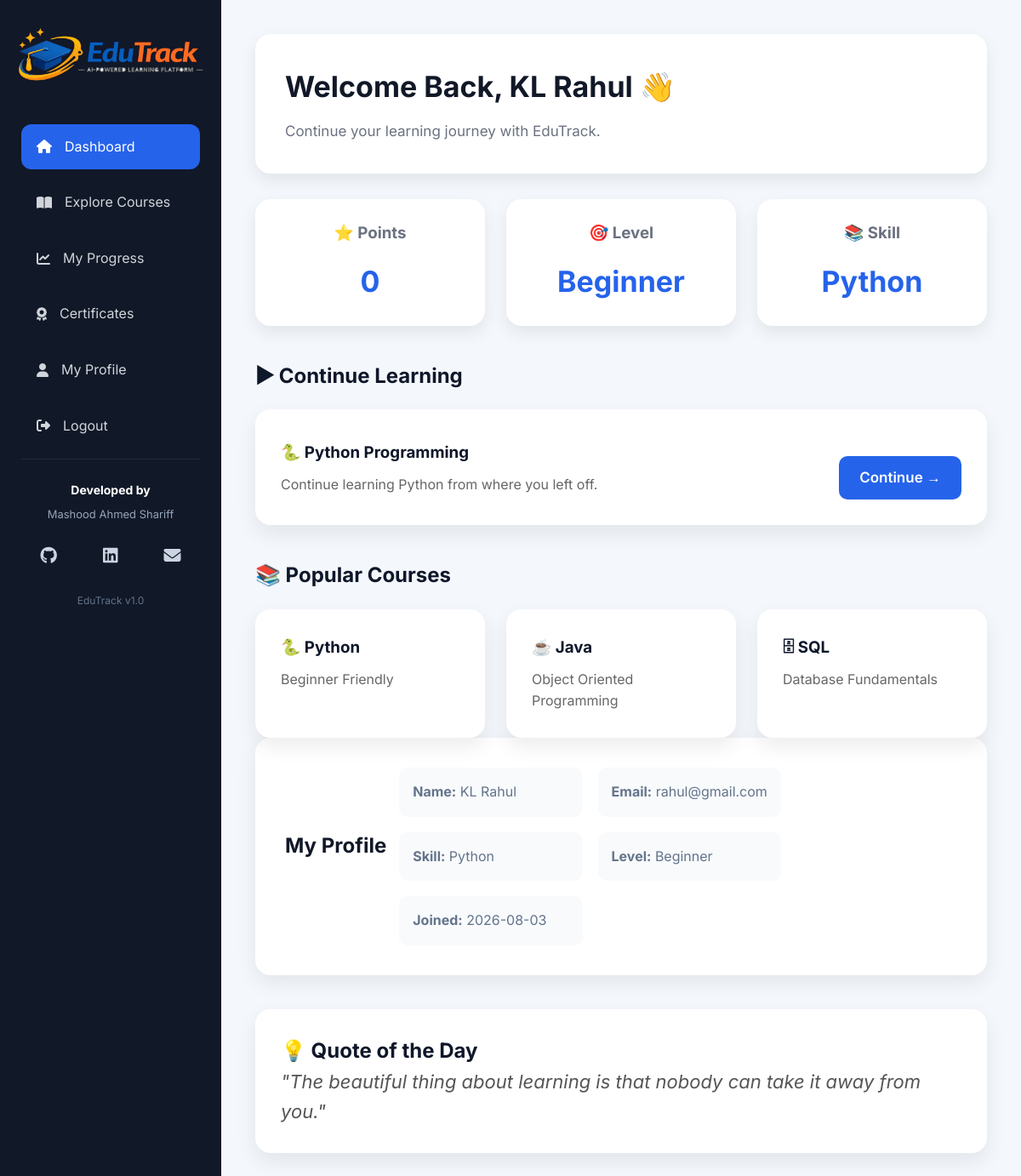
The app's page /learner/dashboard (signed in) with its own data.
### tables this page shows
CREATE TABLE learners(

        id INTEGER PRIMARY KEY AUTOINCREMENT,

        name TEXT NOT NULL,

        email TEXT UNIQUE NOT NULL,

        password TEXT NOT NULL,

        date_of_birth TEXT NOT NULL,

        skill TEXT NOT NULL,

        level TEXT NOT NULL,

        points INTEGER DEFAULT 0,

        joined_date TEXT NOT NULL

    );

### app.py (the view)
@app.route("/learner/dashboard")
def learner_dashboard():
    if "learner_id" not in session:
        return redirect(url_for("learner_login"))
    connection = sqlite3.connect("database/edutrack.db")
    connection.row_factory = sqlite3.Row
    cursor = connection.cursor()
    cursor.execute(
        "SELECT * FROM learners WHERE id = ?",
        (session["learner_id"],)
    )
    learner = cursor.fetchone()
    connection.close()
    return render_template(
        "learner_dashboard.html",
        learner=learner
    )

### templates/learner_dashboard.html (shortened to what this page needs)
<!DOCTYPE html>
<html lang="en">
<head>
    <link rel="stylesheet"
          href="{{ url_for('static', filename='css/style.css') }}">
    <link rel="stylesheet"
          href="https://cdnjs.cloudflare.com/ajax/libs/font-awesome/6.6.0/css/all.min.css">
</head>
<body>
<div class="dashboard-container">
    <aside class="sidebar">
        <div class="sidebar-logo">
            <img src="{{ url_for('static', filename='images/edutrack-logo.png') }}"
                alt="EduTrack Logo">
        </div>
        <ul class="sidebar-menu">
            <li class="active">
                <a href="{{ url_for('learner_dashboard') }}">
                    <i class="fa-solid fa-house"></i>
                    Dashboard
                </a>
            </li>
            <li>
                <a href="{{ url_for('learner_courses') }}">
                    <i class="fa-solid fa-book-open"></i>
                    Explore Courses
                </a>
            </li>
            <li>
                <a href="{{ url_for('learner_progress') }}">
                    <i class="fa-solid fa-chart-line"></i>
                    My Progress
                </a>
            </li>
            <li>
                <a href="{{ url_for('learner_certificates') }}">
                    <i class="fa-solid fa-award"></i>
                    Certificates
                </a>
            </li>
            <li>
                <a href="{{ url_for('learner_profile') }}">
                    <i class="fa-solid fa-user"></i>
                    My Profile
                </a>
            </li>
            <li>
                <a href="{{ url_for('learner_logout') }}">
                    <i class="fa-solid fa-right-from-bracket"></i>
                    Logout
                </a>
            </li>
            <div class="sidebar-footer">
                <h4>Developed by</h4>
                <p>Mashood Ahmed Shariff</p>
                <div class="social-links">
                    <a href="https://github.com/Mashood-git"
                    target="_blank">
                        <i class="fa-brands fa-github"></i>
                    </a>
                    <a href="https://www.linkedin.com/in/mashoodahmedshariff/"
                    target="_blank">
                        <i class="fa-brands fa-linkedin"></i>
                    </a>
                    <a href="mailto:mashoodahmedshariff007@email.com">
                        <i class="fa-solid fa-envelope"></i>
                    </a>
                </div>
                <span>EduTrack v1.0</span>
            </div>
        </ul>
    </aside>
    <main class="dashboard-content">
        <section class="welcome-card">
            <h1>
                Welcome Back,
                {{ learner['name'] }} 👋
            </h1>
            <p>
                Continue your learning journey with EduTrack.
            </p>
        </section>
        <section class="stats">
            <div class="stat-card">
                <h3>⭐ Points</h3>
                <h2>{{ learner['points'] }}</h2>
            </div>
            <div class="stat-card">
                <h3>🎯 Level</h3>
                <h2>{{ learner['level'] }}</h2>
            </div>
            <div class="stat-card">
                <h3>📚 Skill</h3>
                <h2>{{ learner['skill'] }}</h2>
            </div>
        </section>
        <section class="continue-learning">
            <h2>▶ Continue Learning</h2>
            <div class="continue-card">
                <div>
                    <h3>🐍 Python Programming</h3>
                    <p>
                        Continue learning Python from where you left off.
                    </p>
                </div>
                <a href="{{ url_for('learner_courses') }}"
                class="continue-btn">
                    Continue →
                </a>
            </div>
        </section>
        <section class="recent-courses">
            <h2>📚 Popular Courses</h2>
            <div class="recent-grid">
                <div class="recent-course">
                    <h3>🐍 Python</h3>
                    <p>Beginner Friendly</p>
                </div>
                <div class="recent-course">
                    <h3>☕ Java</h3>
                    <p>Object Oriented Programming</p>
                </div>
                <div class="recent-course">
                    <h3>🗄 SQL</h3>
                    <p>Database Fundamentals</p>
                </div>
            </div>
        </section>
        <section class="profile-card">
            <h2>My Profile</h2>
            <div class="profile-info">
                <p><strong>Name:</strong> {{ learner['name'] }}</p>
                <p><strong>Email:</strong> {{ learner['email'] }}</p>
                <p><strong>Skill:</strong> {{ learner['skill'] }}</p>
                <p><strong>Level:</strong> {{ learner['level'] }}</p>
                <p><strong>Joined:</strong> {{ learner['joined_date'] }}</p>
            </div>
        </section>
        <section class="quote-card">
            <h2>💡 Quote of the Day</h2>
            <p>
                "The beautiful thing about learning is that nobody can take it away from you."
            </p>
        </section>
    </main>
</div>
</body>
</html>

### static/css/style.css (style rules this page uses)
:root { --primary:#2563EB; --primary-dark:#1D4ED8; --secondary:#4F46E5; --success:#10B981; --warning:#F59E0B; --danger:#EF4444; --background:#F8FAFC; --card:#FFFFFF; --text:#0F172A; --text-light:#64748B; --border:#E2E8F0; --shadow: 0 10px 25px rgba(15,23,42,.08); --shadow-hover: 0 18px 35px rgba(37,99,235,.15); --radius:16px; }
* { margin:0; padding:0; box-sizing:border-box; }
body { font-family:'Inter',sans-serif; background:var(--background); color:var(--text); line-height:1.6; }
a { text-decoration:none; }
.profile-card { display:flex; align-items:center; gap:15px; }
.profile-card p { color:var(--text-light); font-size:14px; }
.dashboard-container { display:flex; min-height:100vh; background:#f4f7fb; }
.sidebar { width:260px; min-height:100vh; background:#111827; color:white; padding:30px 25px; box-sizing:border-box; }
.sidebar-logo { text-align:center; margin-bottom:50px; }
.sidebar-logo { display:flex; justify-content:center; margin-bottom:50px; }
.sidebar-logo img { width:220px; }
.sidebar-menu { list-style:none; padding:0; }
.sidebar-menu li { margin-bottom:12px; }
.sidebar-menu a { display:flex; align-items:center; gap:15px; text-decoration:none; color:#d1d5db; padding:14px 18px; border-radius:12px; transition:.3s; }
.sidebar-menu .active a { background:#2563eb; color:white; }
.dashboard-content { flex:1; padding:40px; }
.welcome-card { background:white; border-radius:18px; padding:35px; box-shadow:0 8px 20px rgba(0,0,0,.08); margin-bottom:30px; }
.welcome-card h1 { font-size:34px; color:#111827; margin-bottom:12px; }
.welcome-card p { color:#6b7280; font-size:17px; }
.stats { display:flex; gap:25px; margin-bottom:35px; }
.stat-card { flex:1; background:white; border-radius:18px; padding:25px; text-align:center; box-shadow:0 8px 20px rgba(0,0,0,.08); }
.stat-card h3 { color:#6b7280; margin-bottom:15px; }
.stat-card h2 { color:#2563eb; font-size:34px; }
.profile-card { background:white; padding:35px; border-radius:18px; box-shadow:0 8px 20px rgba(0,0,0,.08); }
.profile-card h2 { margin-bottom:25px; color:#111827; }
.profile-info { display:grid; grid-template-columns:repeat(2,1fr); gap:18px; }
.profile-info p { background:#f8fafc; padding:16px; border-radius:10px; font-size:16px; }
.continue-btn { width:100%; margin-top:25px; padding:14px; border:none; border-radius:10px; background:#2563eb; color:white; font-size:17px; font-weight:600; cursor:pointer; transition:.3s; }
.continue-learning { margin-top:40px; }
.continue-card { background:white; border-radius:18px; padding:30px; display:flex; justify-content:space-between; align-items:center; box-shadow:0 10px 25px rgba(0,0,0,.08); margin-top:20px; }
.continue-card h3 { margin-bottom:10px; }
.continue-card p { color:#666; }
.continue-btn { display:inline-block; background:#2563eb; color:white; padding:12px 24px; border-radius:10px; text-decoration:none; font-weight:600; transition:.3s; width:fit-content; }
.recent-courses { margin-top:40px; }
.recent-grid { display:grid; grid-template-columns:repeat(3,1fr); gap:25px; margin-top:20px; }
.recent-course { background:white; padding:30px; border-radius:18px; box-shadow:0 10px 25px rgba(0,0,0,.08); transition:.3s; }
.recent-course h3 { margin-bottom:10px; }
.recent-course p { color:#666; }
.quote-card { background:white; margin-top:40px; padding:30px; border-radius:18px; box-shadow:0 10px 25px rgba(0,0,0,.08); }
.quote-card p { font-size:22px; color:#555; font-style:italic; }
.profile-card { background:#ffffff; padding:35px; border-radius:18px; box-shadow:0 8px 25px rgba(0,0,0,.08); }
.sidebar-footer { margin-top:auto; text-align:center; padding:25px 15px; border-top:1px solid rgba(255,255,255,.08); }
.sidebar-footer h4 { color:#fff; font-size:14px; margin-bottom:6px; }
.sidebar-footer p { color:#94a3b8; font-size:13px; margin-bottom:15px; }
.social-links { display:flex; justify-content:center; gap:18px; margin-bottom:15px; }
.social-links a { color:#cbd5e1; font-size:20px; transition:.3s; }
.sidebar-footer span { color:#64748b; font-size:12px; }

### records on screen
learners: name "KL Rahul", points "0", level "Beginner", skill "Python", email "rahul@gmail.com", joined_date "2026-08-03"
